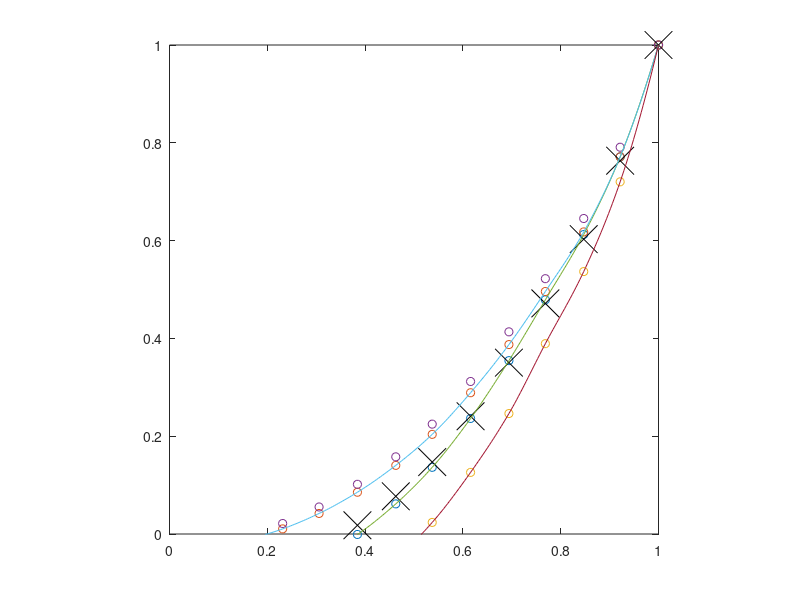
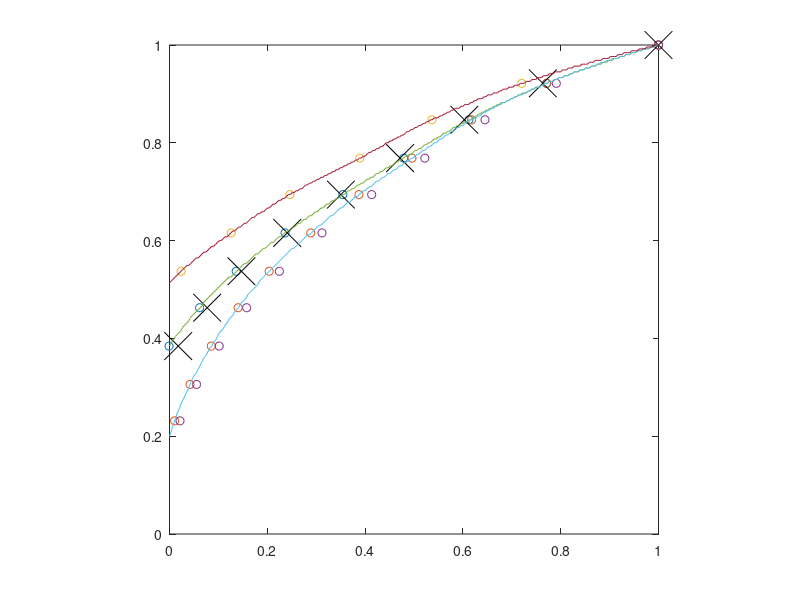

Source code (MATLAB) for these figures, in order:
function process_11052016_scanner_Spinoza_V01% calibration taken on PR650 luminometer, 01/Dec/2010, for new long cablex = fliplr([255 235 216 196 177 157 137 118 98 78 59 ])'./255;% yi = [NaN   NaN      NaN     NaN;...%       4.65    8.04      4.17     NaN;...%       12.1    36.9      8.09     49.9;...%       25.4    97.2      17.0     131;...%       45.0    186       29.5     252;...%       63.6    273       41.6     372;...  %       85.8    381       56.5     560;...%       114     536       75.6     712;...%       147     793       99.8     1022];% % yi = [6.6   6.6      6.6     6.6;...%       8.4    10.7      8.26     14.1;...%       22.3    45.9      16     70.8;...%       59    146      36     225;...%       129    368       75     551;...%       218    656       121     956;...  %       280    1007       178     1453;...%       363     1613       250     2078;...%       437     2316       296     3018];  yi = [0.61  2.32    0.35    3.49;...      1.07  4.21    0.59    6.32;...      1.68  6.81    0.93    10.2;...      2.50  10.1    1.35    14.9;...      3.48  13.9    1.85    20.5;...      4.79  19.0    2.53    27.8;...      6.34  24.9    3.33    36.3;...      7.97  31.4    4.28    45.4;...        9.72  38.7    5.26    55.7;...      11.8  47.9    6.48    67.9;...      14.8   61.6   8.34    85.4];    %  yi = [1.48    1.48    1.48    1.48;...%      5.74  37.2    4.11    53.3;...%      19.3  164     12.6    137;...%      42.8  381     26.5    554;...%      73.1  649     45.7    985;...%      112   1010    69.7    1522;...  %      167   1535    103     3229;...%      211   2025   121     4239;...%      214   2311        123 4239];  % d = sum(yi(:,[1:3]),2)-yi(:,4); % diff RGB - white% d = median(d(3:end));% yi(1,:) = d./3; % RGB is higher due to 3x black leakage% yi(2,4) = sum(yi(2,1:3))-d;y = yi;%       % % interp NaN assume similar curves% Yint = yi;% %Yint(:,[2 4])=0;% for n=2%     X = [yi(:,n) zeros(size(yi(:,1)))];%     Y = yi(:,2);%     B = pinv(X(2:9,:))*Y(2:9);%     Yint(:,1) = Yint(:,1)+(X*B)./2;% end% % % % replace only iffy values% y = yi;% %y(8:9,2) = Yint(8:9,2);y = y-mean(yi(1,:));y = y ./ (ones(size(y,1),1)*max(y));% precision = bitsbits = 8;ngamma = 2.^bits;% fitxint = linspace(0,1,ngamma)';yFit1 = interp1( x, y(:,1), xint, 'pchip', 'extrap' );yFit2 = interp1( x, y(:,2), xint, 'pchip', 'extrap' );yFit3 = interp1( x, y(:,3), xint, 'pchip', 'extrap' );for n=1:3,    %p{n} = fminsearch(@(a) cumgaussfit(a,x,y(:,n)),[0.5 0.2]');    %yint(:,n) = cumulativegaussian(xint,p{n}(1),p{n}(2));    yint(:,n) = interp1( x, y(:,n), xint, 'pchip', 'extrap' );                %yint(:,n)=yint(:,n)-min(yint(:,n));    %yint(:,n)=yint(:,n)./max(yint(:,n));end% invertcmapMax = ngamma-1;gamma = zeros(cmapMax+1,3);precise = linspace(0, cmapMax, size(yint,1) )'/cmapMax; for jj = 1:3	%tmp = cumulativegaussian(precise,p{jj}(1),p{jj}(2));    tmp = yint(:,jj);    %tmp = tmp-min(tmp); tmp = tmp./max(tmp);	for ii=0:cmapMax;		[junk placetmp] = min(abs(ii/cmapMax-tmp));		gamma(ii+1,jj) = precise(placetmp);	endendgamma(gamma>1)=1;gamma(gamma<0)=0;% plot gammafigure(1);clf;X = [0:255]'./255;plot(x,y,'o');hold on;plot(x,mean(y,2),'kx','MarkerSize',20);hold on;plot(xint,yint);axis([0 1 0 1]);axis square;% plot inverted gammafigure(2);clf;plot(y,x,'o');hold on;plot(mean(y,2),x,'kx','MarkerSize',20);hold on;plot(xint,gamma);axis([0 1 0 1]);axis square;yint(yint>1)=1;yint(yint<0)=0;gammaTable = round(gamma.*cmapMax);gamma = gammaTable./(ngamma-1);save('gamma.mat','gamma','gammaTable');returnfunction [e]=cumgaussfit(p,x,y)f=cumulativegaussian(x,p(1),p(2));f=f-min(f);f=f./max(f);e=norm(y-f);returnfunction y = cumulativegaussian(x,mu,sigma)y = 0.5 * erfc( (mu - x) ./ (sigma * sqrt(2)));y(y<0) = 0;y(y>1) = 1;return